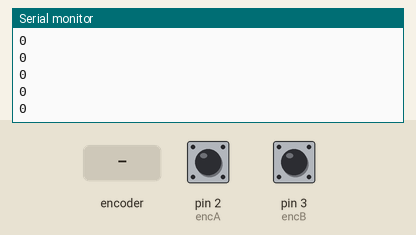
A sketch run on a simulated Arduino Uno, built with avr-gcc and run on an emulated ATmega328P. Shown: the last lines printed to the serial monitor. Inputs (shaded band) come from the test bench; at power-on: pin 2 (encA) HIGH, pin 3 (encB) HIGH.

Above: at 1.2 s.
1.3 s: rotary encoder on pin 2 (encA) / pin 3 (encB) turned 1 step (first pin leading)
At 2.4 s:
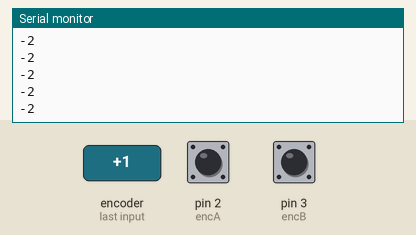
3.0 s: rotary encoder on pin 2 (encA) / pin 3 (encB) turned 1 step (first pin leading)
At 3.9 s:
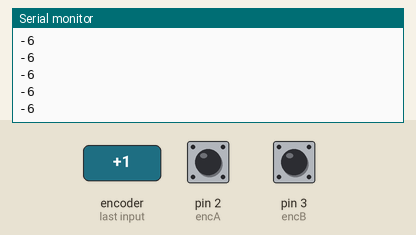
Timing chart, 0 to 6.0 s (numbered marks = the images above; inputs shaded):
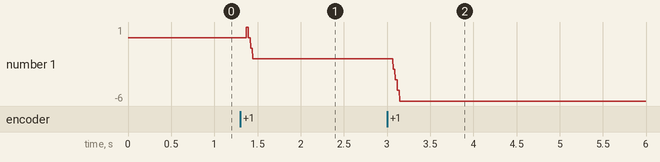

The sketch:

sketch_quadEncRead.ino
```cpp
const byte encA = 2;
const byte encB = 3;
int motorDir = 0;  // clockwise: 1, ccw: -1
long counts = 0;
int stateA = 0;
int stateB = 0;
int lastStateA = 0;
int lastStateB = 0;

void setup() {
  // setup pin modes
  Serial.begin(9600);
  attachInterrupt(digitalPinToInterrupt(encA), ISR_updateA, CHANGE);
  attachInterrupt(digitalPinToInterrupt(encB), ISR_updateB, CHANGE);
  stateA = digitalRead(encA);
  stateB = digitalRead(encB);
  lastStateA = stateA;
  lastStateB = stateB;
}

void ISR_updateA() {
  lastStateA = stateA;
  stateA = !stateA;
  if (lastStateA == 0) {
    if (lastStateB == 0) {
      motorDir = 1; // last states: {0,0}, present states: {1,0}
    }
    else {
      motorDir = -1;  // last states: {0,1}, present states: {1,1}
    }
  }
  else {
    if (lastStateB == 0) {
      motorDir = -1; // last states: {1,0}, present states: {0,0}
    }
    else {
      motorDir = 1;  // last states: {1,1}, present states: {0,1}
    }
  }
  counts += motorDir;
  motorDir = 0;
}

void ISR_updateB() {
  lastStateB = stateB;
  stateB = !stateB;
  if (lastStateA == 0) {
    if (lastStateB == 0) {
      motorDir = -1; // last states: {0,0}, present states: {0,1}
    }
    else {
      motorDir = 1;  // last states: {0,1}, present states: {0,0}
    }
  }
  else {
    if (lastStateB == 0) {
      motorDir = 1; // last states: {1,0}, present states: {0,1}
    }
    else {
      motorDir = -1;  // last states: {1,1}, present states: {1,0}
    }
  }
  counts += motorDir;
  motorDir = 0;
}


void loop() {

//  counts += motorDir;
  Serial.println(counts);
}
```

Measured:
- after the input at 1.3 s, the serial monitor: prints a new line after 0.07 s (image 1)
- after the input at 3.0 s, the serial monitor: prints a new line after 0.07 s (image 2)
- plotted number 1: 0 → -2 after the input at 1.3 s, -2 → -6 after the input at 3.0 s
